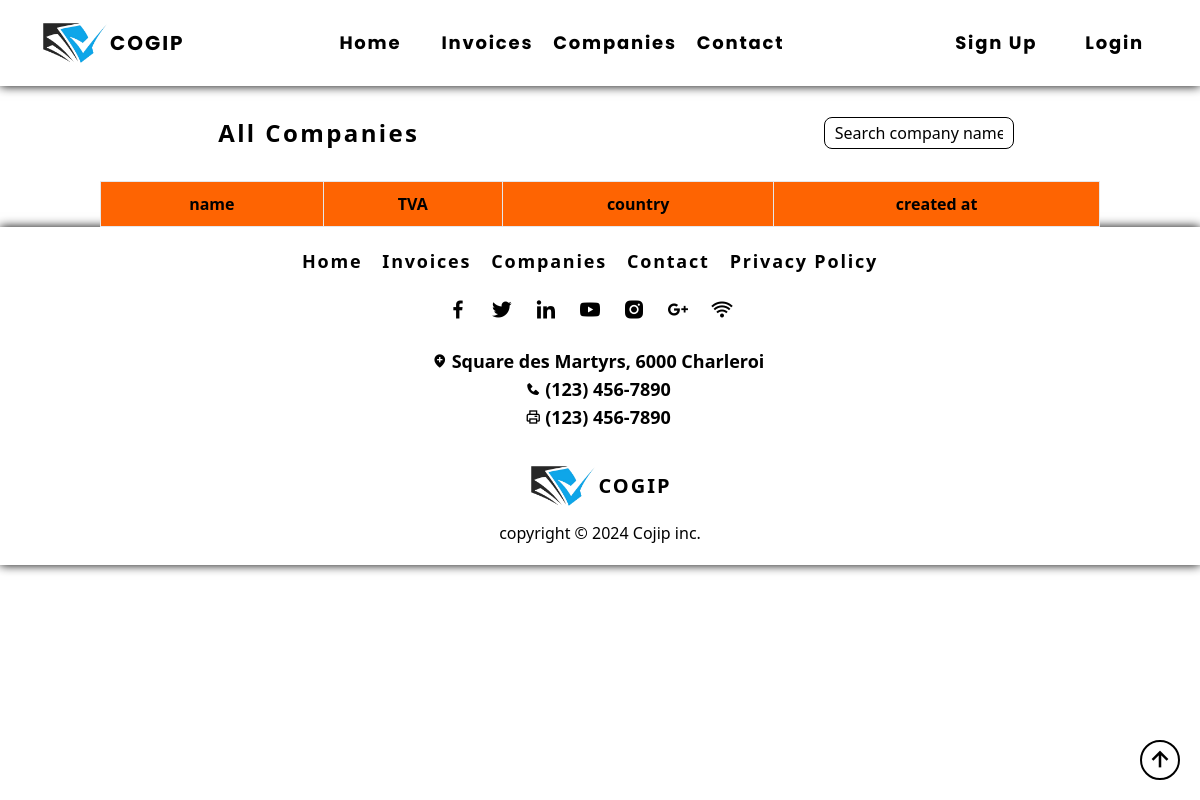
The app's page /index.php?page=companies-index, older data.
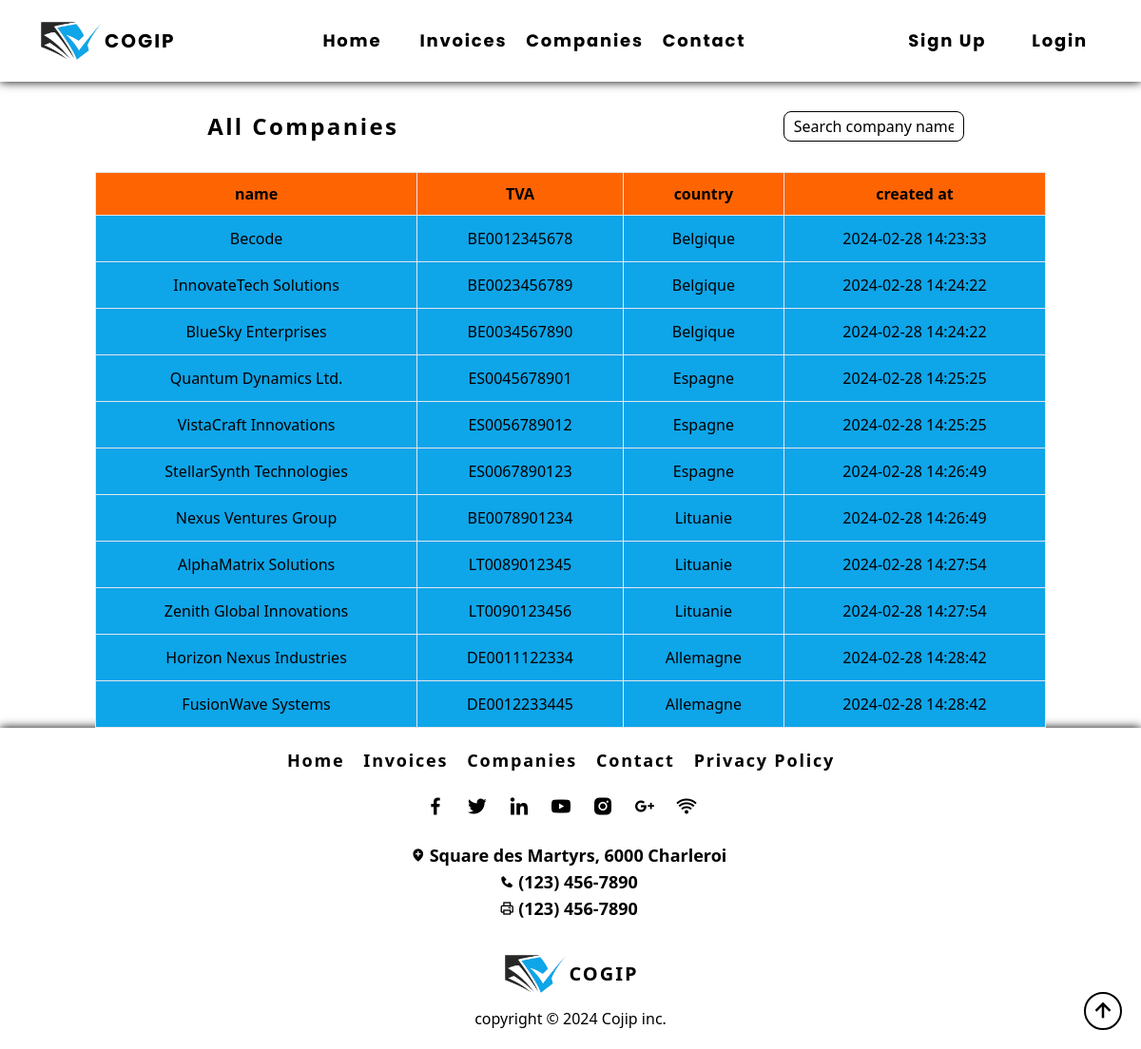
The same page, newer data.
### tables this page shows
CREATE TABLE `companies` (
  `id` int(11) NOT NULL,
  `name` varchar(50) NOT NULL,
  `type_id` int(11) DEFAULT NULL,
  `country` varchar(50) DEFAULT NULL,
  `tva` varchar(50) DEFAULT NULL,
  `created_at` datetime DEFAULT current_timestamp(),
  `update_dat` datetime DEFAULT current_timestamp() ON UPDATE current_timestamp()
);

### Controller/CompaniesController.php (called while the page is built, shortened)
<?php
class CompaniesController
{
    public function index()
    {
        $companies = $this->getCompanies();
        require 'View/Companies/index.php' ;
    }
    private function getCompanies()
    {
        require 'Connect/Cogip.php';
        $statement = $bdd->prepare('SELECT id, name, country, tva, created_at FROM companies');
        $statement->execute();
        $rawCompanies = $statement->fetchAll();
        $companies = [];
        foreach ($rawCompanies as $rawCompagny)
        {
            $companies[] = new Companies($rawCompagny['name'], $rawCompagny['country'], $rawCompagny['tva'], $rawCompagny['created_at'], $rawCompagny['id']);
        }
        return $companies;
    }
}

### Model/Compagnies.php (called while the page is built, shortened)
<?php
class Companies
{
    public function __construct(string $name, string $country, string $tvaNumber, string $created_at, int $id)
    {
        $this->name = $name;
        $this->country = $country;
        $this->tvaNumber = $tvaNumber;
        $this->created_at = $created_at;
        $this->id = $id;
    }
}

### View/Companies/index.php (the view)
<?php require 'View/includes/header.php' ?>
<main class="pt-[85px] min-h-[120vh]">
    <section>
        <div class="w-full flex flex-col justify-center items-center">
            <div class="w-full flex justify-around items-center">
                <h2 class="title_companies font-bold text-2xl capitalize tracking-widest m-8">all companies</h2>
                <input class="focus:outline-none placeholder:text-black rounded-lg p-2.5 border border-solid border-black h-8 w-[190px]" type="text" name="table_invoice_search" placeholder="Search company name">
            </div>
            <div class="table_companies scroll-shadow-table border-black">
                <table class="mx-auto w-[1000px]">
                    <thead class="bg-primary-color-orange">
                        <tr>
                            <th class="px-4 py-2.5 border">name</th>
                            <th class="px-4 py-2.5 border">TVA</th>
                            <th class="px-4 py-2.5 border">country</th>
                            <th class="px-4 py-2.5 border">created at</th>
                        </tr>
                    </thead>
                    <tbody>
                        <?php foreach ($companies as $company) : ?>
                            <tr>
                                <td class="bg-sky-500/100 px-4 py-3 border text-center"><a href='index.php?page=compagnies-show&id=<?= urlencode($company->id) ?>'><?= htmlspecialchars($company->name) ?></a></td>
                                <td class="bg-sky-500/100 px-4 py-3 border text-center"><?= htmlspecialchars($company->tvaNumber) ?></td>
                                <td class="bg-sky-500/100 px-4 py-3 border text-center"><?= htmlspecialchars($company->country) ?></td>
                                <td class="bg-sky-500/100 px-4 py-3 border text-center"><?= htmlspecialchars($company->created_at) ?></td>
                            </tr>
                        <?php endforeach; ?>
                    </tbody>
                </table>
            </div>
        </div>
    </section>
</main>
<?php require 'View/includes/footer.php' ?>

### index.php (shortened to what this page needs)
<?php
require 'Connect/Cogip.php';
require 'Model/Compagnies.php';
require 'Controller/CompaniesController.php';
$page = $_GET['page'] ?? null;
switch ($page) {
    case 'companies-index':
        (new CompaniesController())->index();
        break;
}

### View/Includes/header.php (shortened to what this page needs)
<!DOCTYPE html>
<html lang="en">
<head>
    <link href="src/css/output.css" rel="stylesheet">
    <link href='https://unpkg.com/boxicons@2.1.4/css/boxicons.min.css' rel='stylesheet'>
</head>
<body class="bg-slate-50">
    <header class="fixed transition-all duration-200 py-2 w-full z-[999] shadow-[0_0px_10px_rgba(0,0,0,1)] bg-white">
        <div class="flex justify-between items-center mx-10">
            <div class="flex justify-center items-center">
                <img src="img/image/logo_cojip.png" alt="logo_cojip" width="70" height="70">
                <a href="index.php?page=" class="font-bold tracking-widest text-xl">COGIP</a>
            </div>
            <nav class="nav-primary flex space-x-5">
                <a href="index.php?page=" class="mr-5 text-lg font-bold tracking-widest capitalize hover:text-sky-500">home</a>
                <a href="index.php?page=invoices-index" class="mr-5 text-lg font-bold tracking-widest capitalize hover:text-sky-500">invoices</a>
                <a href="index.php?page=companies-index" class="mr-5 text-lg font-bold tracking-widest capitalize hover:text-sky-500">companies</a>
                <a href="index.php?page=contacts-index" class="mr-5 text-lg font-bold tracking-widest capitalize hover:text-sky-500">contact</a>
            </nav>
            <div class="connexion flex">
                <a href="index.php?page=register" class=" font-bold capitalize tracking-widest text-lg mr-4 px-4 py-2 hover:text-sky-500">sign up</a>
                <a href="index.php?page=login" class="font-bold capitalize tracking-widest text-lg px-4 py-2 hover:text-sky-500">login</a>
            </div>
        </div>
    </header>
</body>
</html>

### View/Includes/footer.php
<footer class="py-5 flex flex-col justify-center items-center px-[5%] shadow-[0_0px_10px_rgba(0,0,0,1)] bg-slate-50">
    <div class="w-full text-center h-auto flex-col flex justify-between">
        <div>
            <ul class="flex flex-wrap justify-center">
                <li class="mr-5 text-lg capitalize tracking-widest font-bold transition duration-200 hover:text-sky-500"><a href="index.php?page=">home</a></li>
                <li class="mr-5 text-lg capitalize tracking-widest font-bold transition duration-200 hover:text-sky-500"><a href="index.php?page=invoices-index">invoices</a></li>
                <li class="mr-5 text-lg capitalize tracking-widest font-bold transition duration-200 hover:text-sky-500"><a href="index.php?page=companies-index">companies</a></li>
                <li class="mr-5 text-lg capitalize tracking-widest font-bold transition duration-200 hover:text-sky-500"><a href="index.php?page=contacts-index">contact</a></li>
                <li class="mr-5 text-lg capitalize tracking-widest font-bold transition duration-200 hover:text-sky-500"><a href="index.php?page=">privacy policy</a></li>
            </ul>
        </div>
        <div class="m-5">
            <ul class="flex justify-center">
                <li><a href="#" class="mr-5 text-2xl transition duration-200 hover:text-sky-500"><i class='bx bxl-facebook'></i></a></li>
                <li><a href="#" class="mr-5 text-2xl transition duration-200 hover:text-sky-500"><i class='bx bxl-twitter'></i></a></li>
                <li><a href="#" class="mr-5 text-2xl transition duration-200 hover:text-sky-500"><i class='bx bxl-linkedin'></i></a></li>
                <li><a href="#" class="mr-5 text-2xl transition duration-200 hover:text-sky-500"><i class='bx bxl-youtube'></i></a></li>
                <li><a href="#" class="mr-5 text-2xl transition duration-200 hover:text-sky-500"><i class='bx bxl-instagram-alt'></i></a></li>
                <li><a href="#" class="mr-5 text-2xl transition duration-200 hover:text-sky-500"><i class='bx bxl-google-plus'></i></a></li>
                <li><a href="#" class="mr-5 text-2xl transition duration-200 hover:text-sky-500"><i class='bx bx-wifi'></i></a></li>
            </ul>
        </div>
        <div class="w-9/12 text-center m-auto">
            <ul>
                <li class="text-base"><i class='bx bxs-location-plus'></i><a href="#" class="text-lg font-bold transition duration-200 hover:text-sky-500 mx-1">Square des Martyrs, 6000 Charleroi</a></li>
                <li class="text-base"><i class='bx bxs-phone'></i><a href="#" class="text-lg font-bold transition duration-200 hover:text-sky-500 mx-1">(123) 456-7890</a></li>
                <li class="text-base"><i class='bx bx-printer'></i><a href="#" class="text-lg font-bold transition duration-200 hover:text-sky-500 mx-1">(123) 456-7890</a></li>
            </ul>
        </div>
        <div class="flex justify-center items-center mt-5">
            <img src="img/image/logo_cojip.png" alt="logo_cojip" width="70" height="70">
            <a href="index.php?page=" class="font-bold tracking-widest text-xl">COGIP</a>
        </div>
    </div>
    <div>copyright &copy; 2024 Cojip inc.</div>
    <div id="scrollToTopButton" class="fixed z-100 bottom-5 right-5 w-10 h-10 border border-black border-2 rounded-full bg-white flex justify-center items-center text-3xl cursor-pointer hover:bg-sky-500"><i class='bx bx-up-arrow-alt'></i></div>
</footer>
</body>
</html>

### View/Includes/header.php (style rules this page uses)
body { overflow-x: hidden; }
header { font-family: 'Poppins'; }
.table_invoice, .table_contact, .table_companies, .link_home, .faq, .card { transition: box-shadow 0.5s ease; }

Row changes from the older to the newer data that the page shows:
added companies: name "Becode", tva "BE0012345678", country "Belgique", created_at "2024-02-28 14:23:33"
added companies: name "InnovateTech Solutions", tva "BE0023456789", country "Belgique", created_at "2024-02-28 14:24:22"
added companies: name "BlueSky Enterprises", tva "BE0034567890", country "Belgique", created_at "2024-02-28 14:24:22"
added companies: name "Quantum Dynamics Ltd.", tva "ES0045678901", country "Espagne", created_at "2024-02-28 14:25:25"
added companies: name "VistaCraft Innovations", tva "ES0056789012", country "Espagne", created_at "2024-02-28 14:25:25"
added companies: name "StellarSynth Technologies", tva "ES0067890123", country "Espagne", created_at "2024-02-28 14:26:49"
added companies: name "Nexus Ventures Group", tva "BE0078901234", country "Lituanie", created_at "2024-02-28 14:26:49"
added companies: name "AlphaMatrix Solutions", tva "LT0089012345", country "Lituanie", created_at "2024-02-28 14:27:54"
added companies: name "Zenith Global Innovations", tva "LT0090123456", country "Lituanie", created_at "2024-02-28 14:27:54"
added companies: name "Horizon Nexus Industries", tva "DE0011122334", country "Allemagne", created_at "2024-02-28 14:28:42"
added companies: name "FusionWave Systems", tva "DE0012233445", country "Allemagne", created_at "2024-02-28 14:28:42"
